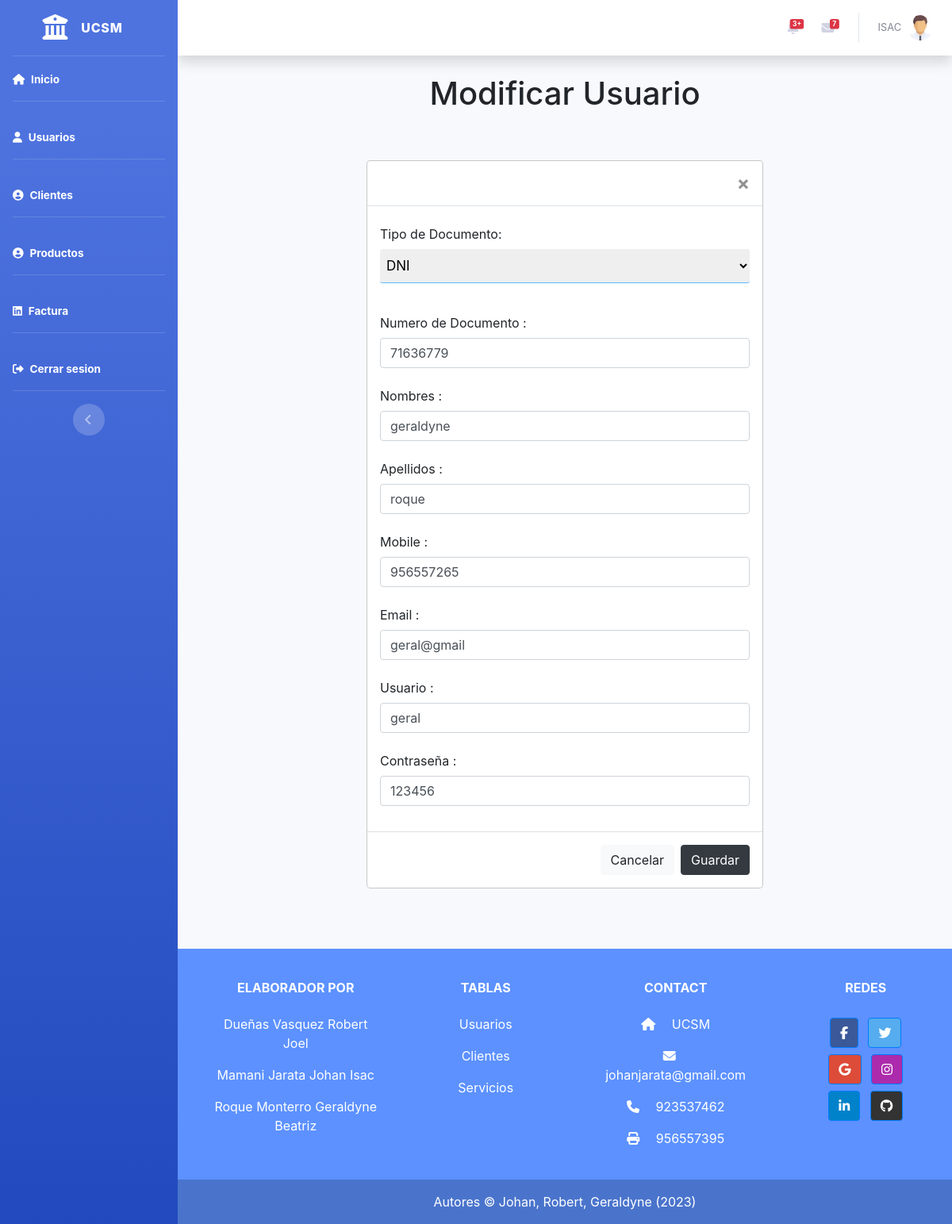
The page /Fronted/Edit_Usuario.php?id=71636779 (signed in) on the database its author committed.
### tables this page shows
CREATE TABLE `mae_vendedor` (
  `T_Documento` varchar(100) DEFAULT NULL,
  `ID_Vendedor` int(11) NOT NULL,
  `Nombres` varchar(100) DEFAULT NULL,
  `Apellidos` varchar(100) DEFAULT NULL,
  `Mobile` int(9) DEFAULT NULL,
  `Email` varchar(100) DEFAULT NULL,
  `Username` varchar(50) DEFAULT NULL,
  `Password` varchar(50) DEFAULT NULL
);

### Fronted/Edit_Usuario.php (the view, shortened to what this page needs)
<?php
require_once "vistas/parte_superior.php"
?>
<?php
include("../BD/config.php");
$id = $_GET['id'];
?>
<div class="container">
    <Center>
        <h1>Modificar Usuario</h1>
    </Center>
    <div class="container">
        <br>
        <div class="container">
            <div class="row">
                <div class="col-lg-12">
                    <div class="table-responsive">
                        <div aria-labelledby="exampleModalLabel" >
                            <div class="modal-dialog" role="document">
                                <div class="modal-content">
                                    <div class="modal-header">
                                        <a type="button" class="close" data-dismiss="modal" onclick="history.back()" aria-label="Close"><span aria-hidden="true">&times;</span></a>
                                    </div>
                                    <form action="../BD/Update_Usuario.php" method="POST">
                                    <?php
                                    $result = mysqli_query($mysqli, "SELECT * FROM mae_vendedor WHERE ID_Vendedor= '$id'");
                                    while ($row = mysqli_fetch_array($result)) {
                                        echo "<div class='modal-body'>";
                                        echo "<div class='form-group'>";
                                        echo "<label for='T_Documento' class='col-form-label'>Tipo de Documento:</label>";
                                        echo "<select name='T_Documento' required='' style='width: 100%; margin-bottom: 15px; padding: 10px 0; padding-left: 4px; border: 0; border-bottom: 1px solid #5cb8ff; font-size: 17px; border-radius: 3px;'>";
                                        echo "<option value='DNI' " . (($row['T_Documento'] == 'DNI') ? 'selected' : '') . ">DNI</option>";
                                        echo "</select>";
                                        echo "</div>";
                                        echo "   <div class='form-group'>";
                                        echo "       <label for='firstname' class='col-form-label'>Numero de Documento :</label>";
                                        echo "       <input type='text' class='form-control' placeholder='' name='ID_Vendedor' value='{$row['ID_Vendedor']}' required>";
                                        echo "    </div>";
                                        echo "   <div class='form-group'>";
                                        echo "       <label for='firstname' class='col-form-label'>Nombres :</label>";
                                        echo "       <input type='text' class='form-control' placeholder='' name='nombres' value='{$row['Nombres']}' required>";
                                        echo "    </div>";
                                        echo "    <div class='form-group'>";
                                        echo "        <label for='lastname' class='col-form-label'>Apellidos :</label>";
                                        echo "        <input type='text' class='form-control' placeholder='' name='apellidos' value='{$row['Apellidos']}' required>";
                                        echo "    </div>";
                                        echo "    <div class='form-group'>";
                                        echo "        <label for='mobile' class='col-form-label'>Mobile :</label>";
                                        echo "        <input type='text' class='form-control' placeholder='' name='mobile' value='{$row['Mobile']}' required>";
                                        echo "    </div>";
                                        echo "    <div class='form-group'>";
                                        echo "        <label for='email' class='col-form-label'>Email :</label>";
                                        echo "        <input type='email' class='form-control' placeholder='' name='email' value='{$row['Email']}' required>";
                                        echo "    </div>";
                                        echo "    <div class='form-group'>";
                                        echo "        <label for='username' class='col-form-label'>Usuario :</label>";
                                        echo "        <input type='text' class='form-control' placeholder='' name='username' value='{$row['Username']}' required>";
                                        echo "    </div>";
                                        echo "    <div class='form-group'>";
                                        echo "        <label for='password' class='col-form-label'>Contraseña :</label>";
                                        echo "        <input type='text' class='form-control' placeholder='' name='password' value='{$row['Password']}' required>";
                                        echo "    </div>";
                                        echo "</div>";
                                        echo "<div class='modal-footer'>";
                                        echo "<a type='button' class='btn btn-light' onclick='history.back()' data-dismiss='modal'>Cancelar</a>";
                                        echo "<button type='submit' id='btnGuardar' class='btn btn-dark'>Guardar</button>";
                                        echo "</div>";
                                    }
                                    ?>
                                    </form>
                                </div>
                            </div>
                        </div>
                    </div>
                </div>
            </div>
        </div>
    </div>
    <?php require_once "vistas/parte_inferior.php" ?>

### rows shown on the page
mae_vendedor: T_Documento "DNI", ID_Vendedor "71636779", nombres "geraldyne", apellidos "roque", mobile "956557265", email "geral@gmail", username "geral", password "123456"

### other values the page prints
$_SESSION['user'] "ISAC"
